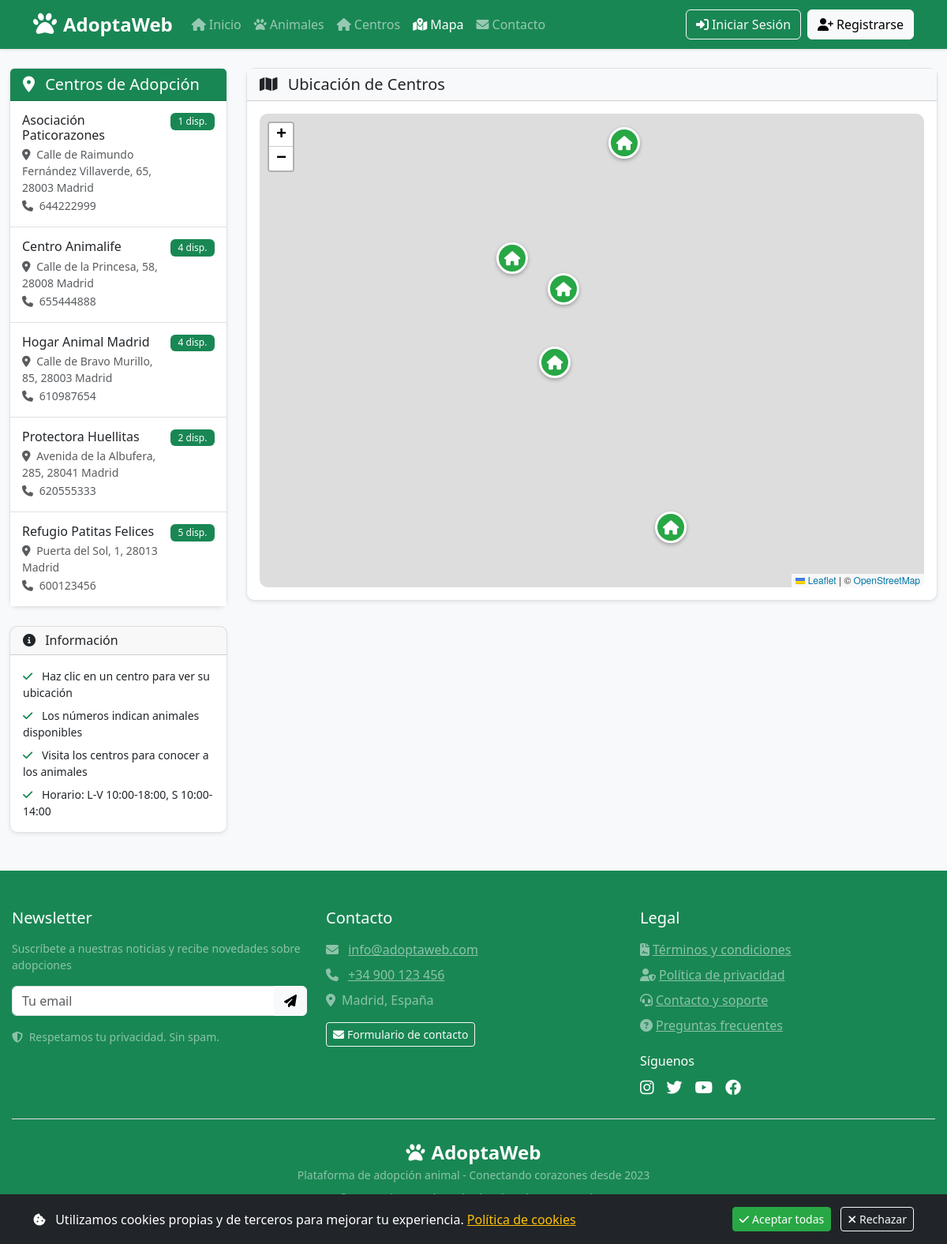
The app's page /mapa.php, older data.
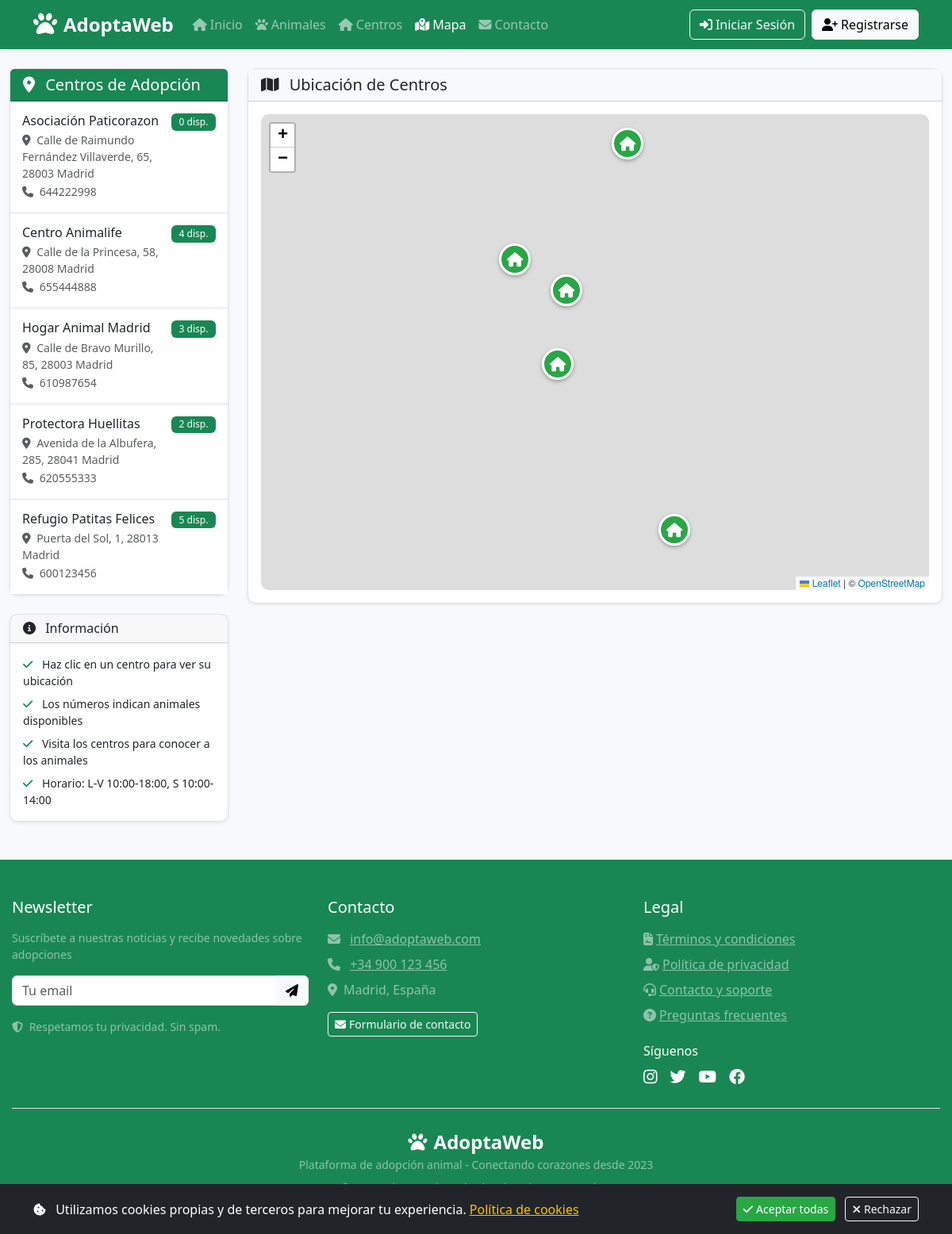
The same page, newer data.
### tables this page shows
CREATE TABLE `centros` (
  `id_centro` int(11) NOT NULL,
  `nombre` varchar(150) NOT NULL,
  `direccion` varchar(255) DEFAULT NULL,
  `telefono` varchar(20) DEFAULT NULL,
  `email` varchar(150) DEFAULT NULL,
  `web` varchar(150) DEFAULT NULL,
  `fecha_alta` datetime DEFAULT current_timestamp(),
  `latitud` decimal(10,8) DEFAULT NULL,
  `longitud` decimal(10,8) DEFAULT NULL,
  `imagen_url` varchar(255) DEFAULT NULL
);

### mapa.php (the view, shortened to what the changed rows need)
<?php
require_once 'includes/config.php';
$stmt = $pdo->query("
    SELECT c.*,
           COUNT(a.id_animal) as total_animales,
           SUM(CASE WHEN a.estado = 'Disponible' THEN 1 ELSE 0 END) as disponibles
    FROM centros c
    LEFT JOIN animales a ON c.id_centro = a.id_centro
    GROUP BY c.id_centro
    ORDER BY c.nombre
");
$centros = $stmt->fetchAll();
?>
<!DOCTYPE html>
<html lang="es">
<head>
    <?php include 'includes/header.php'; ?>
    <link rel="stylesheet" href="https://unpkg.com/leaflet@1.9.4/dist/leaflet.css" />
</head>
<body>
    <div class="container-fluid mt-4">
        <div class="row">
            <div class="col-lg-4 col-xl-3">
                <div class="card shadow-sm mb-4">
                    <div class="card-body p-0">
                        <div class="list-group list-group-flush" id="lista-centros">
                            <?php if (count($centros) > 0): ?>
                                <?php foreach ($centros as $centro):
                                    if ($centro['latitud'] && $centro['longitud']) {
                                        $lat = $centro['latitud'];
                                        $lng = $centro['longitud'];
                                    } else {
                                        $lat = 40.4168 + (rand(-50, 50) / 1000);
                                        $lng = -3.7038 + (rand(-50, 50) / 1000);
                                    }
                                ?>
                                <div class="list-group-item centro-item"
                                     data-id="<?= $centro['id_centro'] ?>"
                                     data-lat="<?= $lat ?>"
                                     data-lng="<?= $lng ?>"
                                     data-nombre="<?= htmlspecialchars($centro['nombre']) ?>"
                                     data-direccion="<?= htmlspecialchars($centro['direccion']) ?>"
                                     data-telefono="<?= htmlspecialchars($centro['telefono']) ?>"
                                     data-email="<?= htmlspecialchars($centro['email']) ?>"
                                     data-disponibles="<?= $centro['disponibles'] ?>"
                                     data-total="<?= $centro['total_animales'] ?>">
                                    <div class="d-flex justify-content-between align-items-start">
                                        <div class="me-2">
                                            <h6 class="mb-1"><?= htmlspecialchars($centro['nombre']) ?></h6>
                                            <small class="text-muted d-block">
                                                <i class="fas fa-map-marker-alt me-1"></i>
                                                <?= htmlspecialchars($centro['direccion']) ?>
                                            </small>
                                            <small class="text-muted">
                                                <i class="fas fa-phone me-1"></i>
                                                <?= htmlspecialchars($centro['telefono']) ?>
                                            </small>
                                        </div>
                                        <span class="badge bg-success">
                                            <?= $centro['disponibles'] ?> disp.
                                        </span>
                                    </div>
                                </div>
                                <?php endforeach; ?>
                            <?php endif; ?>
                        </div>
                    </div>
                </div>
            </div>
        </div>
    </div>
    <?php include 'includes/footer.php'; ?>
</body>
</html>

Row changes from the older to the newer data that the page shows:
changed centros "Calle de Raimundo Fernández Villaverde, 65, 28003 Madrid": nombre "Asociación Paticorazones" → "Asociación Paticorazon"; telefono "644222999" → "644222998"; disponibles "1" → "0"
computed for centros "Hogar Animal Madrid": disponibles "4" → "3"
